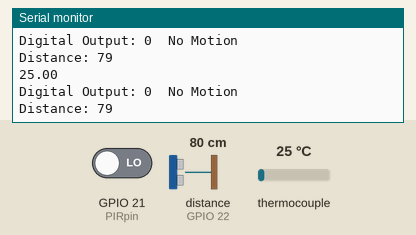
This sketch was run on a simulated ESP32. Shown: the last lines printed to the serial monitor. Wiring (inferred from the names in the program): ultrasonic range finder: trigger GPIO 27; echo GPIO 22. The test bench sets the inputs (shaded band); at power-on: GPIO 21 (PIRpin) LOW, distance to the obstacle (sensor on GPIO 22) 80 cm, thermocouple 25 °C. The echo pulse lasts 58.3 µs per cm.

Above: at 5.8 s.
5.9 s: GPIO 21 (PIRpin) driven HIGH
16.5 s: distance to the obstacle (sensor on GPIO 22) set to 2 cm
At 20.7 s:
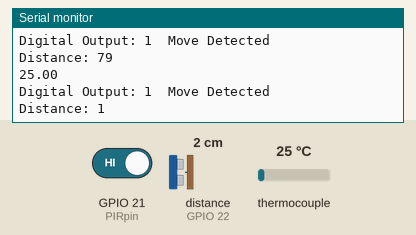
22.5 s: thermocouple set to 6 °C
At 25.8 s:
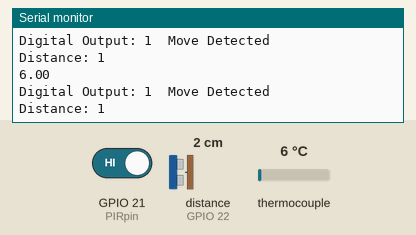
28.5 s: distance to the obstacle (sensor on GPIO 22) set to 4 cm
At 30.8 s:
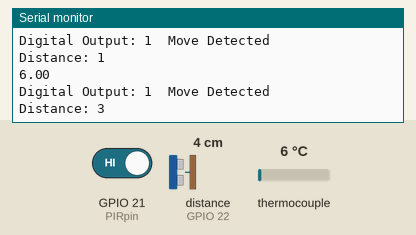
34.5 s: thermocouple set to 75 °C
At 35.9 s:
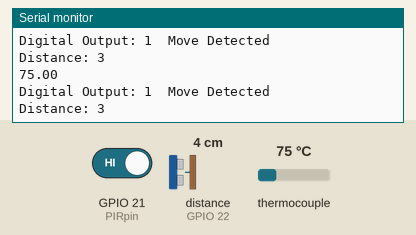
Timing chart, 0 to 37.5 s (numbered marks = the images above; inputs shaded):
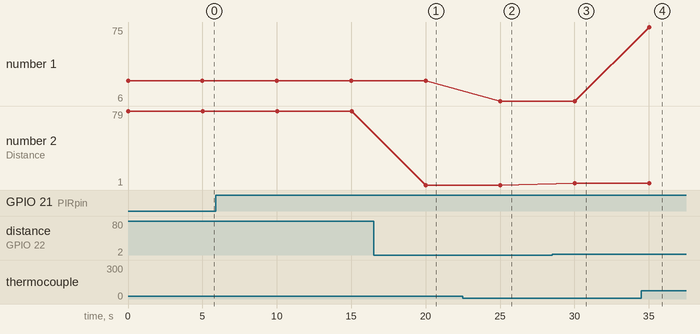

The sketch:

BOARD_IJO_Ultrasonic-Pir-Max6675.ino
```cpp
//max 6675, 5V
#define wSCK 14   //D14
#define wCS 15    //D15
#define wSO 12    //D12
#define wSI 13   //not used

#include <MAX6675_Thermocouple.h>
#include <SPI.h>
SPIClass* hspi = NULL;              // USE VIRTUAL SPI
Thermocouple* thermocouple;

#define PIRpin 21

int sensorValue;  //variable to store sensor value

const int trigPin = 27;
const int echoPin = 22;
// defines variables
long duration;
int distance;

float getCelcius() {
  return thermocouple->readCelsius();
}

void setup() {
  // put your setup code here, to run once:
  Serial.begin(9600);
  hspi = new SPIClass(HSPI);
  hspi->begin(wSCK, wSO, wSI, wCS);
  pinMode(wCS, OUTPUT);
  thermocouple = new MAX6675_Thermocouple(wSCK, wCS, wSO);
  pinMode(trigPin, OUTPUT); // Sets the trigPin as an Output
  pinMode(echoPin, INPUT); // Sets the echoPin as an Input
  pinMode(PIRpin, INPUT);
}

void loop() {
  // put your main code here, to run repeatedly:

  Serial.println(getCelcius());
  sensorValue = digitalRead(PIRpin); // read digital output pin
	Serial.print("Digital Output: ");
	Serial.print(sensorValue);

	// Determine the status
	if (sensorValue) {
		Serial.println("  Move Detected");
	} else {
		Serial.println("  No Motion");
	}
  digitalWrite(trigPin, LOW);
  delayMicroseconds(2);
  // Sets the trigPin on HIGH state for 10 micro seconds
  digitalWrite(trigPin, HIGH);
  delayMicroseconds(10);
  digitalWrite(trigPin, LOW);
  // Reads the echoPin, returns the sound wave travel time in microseconds
  duration = pulseIn(echoPin, HIGH);
  // Calculating the distance
  distance = duration * 0.034 / 2;
  // Prints the distance on the Serial Monitor
  Serial.print("Distance: ");
  Serial.println(distance);

  delay(5000);

}
```

Measured:
- after the input at 16.5 s, the serial monitor: prints a new line after 3.5 s (image 1)
- after the input at 22.5 s, the serial monitor: prints a new line after 2.5 s (image 2)
- after the input at 28.5 s, the serial monitor: prints a new line after 1.5 s (image 3)
- after the input at 34.5 s, the serial monitor: prints a new line after 0.53 s (image 4)
- plotted number 1: 25 → 6 after the input at 22.5 s, 6 → 75 after the input at 34.5 s
- plotted number 2: 1 → 3 after the input at 28.5 s
